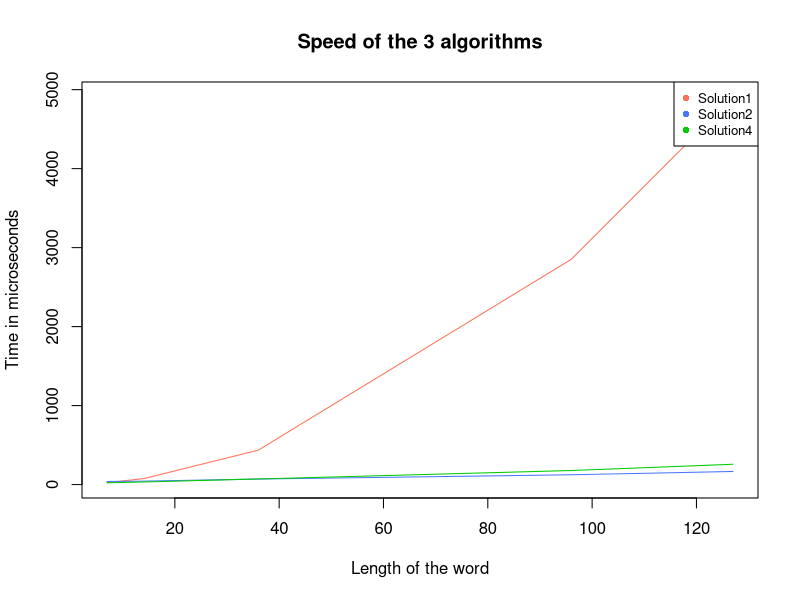
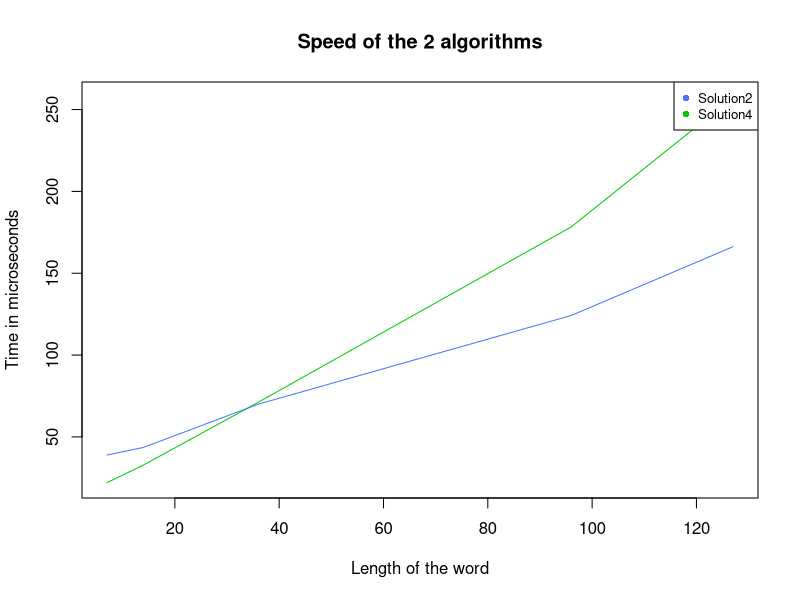

Generate these figures, in order, with R:
## ---- chunk 1
library(microbenchmark)
## ---- chunk 2

#we create a list which in the first element we have a word and the second element is a vector with four word (two anagrams and two not).
#This will be used to randomly choose a word and a corresponding anagram or not.

anagrams_dict <- list(
  "wolf" = c("flow", "fowl", "fawl", "fill"),
  "melon" = c("lemon", "monle", "mmonl", "mellon"),
  "study" = c("dusty", "tydus", "dstud", "tree"),
  "trainers" = c("strainer", "retrains", "straiine", "straaner"),
  "tester" = c("tetras", "treats", "ttteas", "forest"),
  "owns" = c("snow", "sown", "saun", "weird"),
  "notes" = c("tones", "stone", "tunna", "notee"),
  "pastel" = c("petals", "staple", "cluster", "panel"),
  "loops" = c("pools", "sloop", "spoon", "ice"),
  "dater" = c("rated", "trade", "tradee", "road"),
  "apple" = c("papel", "appel", "plipea", "sppule"),
  "charm" = c("march", "char", "hciram", "crahm"),
  "listen" = c("silent", "slinet", "uslent", "listeni"),
  "bat" = c("tab", "tba", "abb", "dta"),
  "post" = c("stop", "spot", "toops", "tbos"),
  "dream" = c("madre", "mared", "aeerd", "ridem"),
  "alive" = c("vilea", "ealiv", "ilvia", "vaial"),
  "champ" = c("chmap", "phamc", "cammh", "hbcam"),
  "green" = c("genre", "rieng", "egern", "ringe"),
  "stone" = c("tones", "stnue", "esiont", "setno")
)

#anagrams_dict

## ---- chunk 3

anagramSolution1 <- function(x1, x2) {
  
  alist2 <- strsplit(x2, NULL)[[1]] #the string is split into individual characters (we use NULL), and it create a list.
  alist1 <- strsplit(x1, NULL)[[1]]
  
  if (length(alist1)!= length(alist2)) return (FALSE)
  
  pos1 <- 1
  stillOK <- TRUE
  
  while (pos1 <= length(alist1) && stillOK) {
    pos2 <- 1
    found <- FALSE
    
    while (pos2 <= length(alist2) && !found) {
      if (alist1[pos1] == alist2[pos2]) {
        found <- TRUE
      } else {
        pos2 <- pos2 + 1
      }
    }
    
    if (found) {
      alist2[pos2] <- "" #we eliminate the character 
    } else {
      stillOK <- FALSE #doesn't enter the while loop
    }
    
    pos1 <- pos1 + 1
  }
  
  return(stillOK)
}



## ---- chunk 4

anagramSolution2 <- function(x1, x2) {
  
  alist2 <- strsplit(x2, NULL)[[1]] #the string is split into individual characters (we use NULL), and it create a list.
  alist1 <- strsplit(x1, NULL)[[1]]
  if (length(alist1)!= length(alist2)) return (FALSE)

  alist1 <- sort(alist1)
  alist2 <- sort(alist2)

  return (sum(alist1==alist2)==length(alist1))
}

## ---- chunk 5

check_anagram <- function(x1, x2) {
  
  alist2 <- strsplit(x2, NULL)[[1]] #the string is split into individual characters (we use NULL), and it create a list.
  alist1 <- strsplit(x1, NULL)[[1]]
  if (length(alist1)!= length(alist2)) return (FALSE)
  
  generate_anagrams <- function(alist1) {
    if (length(alist1) <= 1) return(alist1)

    anagrams <- c()
    for (i in 1:length(alist1)) {
      first <- alist1[i]
      rest <- alist1[-i]
      
      for (p in generate_anagrams(rest)) {
        anagrams <- c(anagrams, paste(first, p, sep = ""))
      }
    }

    return(anagrams)
  }

  anagrams <- generate_anagrams(alist1)
  logical <- FALSE
  for (anagram in anagrams) {
    if (x2 == anagram) {
      logical <- TRUE
      break
    }
  }

  return(logical)
}


## ---- chunk 6
anagramSolution4 <- function(x1, x2) {
  
  alist2 <- strsplit(x2, NULL)[[1]] #the string is split into individual characters (we use NULL), and it create a list.
  alist1 <- strsplit(x1, NULL)[[1]]
  if (length(alist1)!= length(alist2)) return (FALSE)
  
  c1 <- rep(0, 26)
  c2 <- rep(0, 26)
  
  for (char in alist1) {
    pos <- utf8ToInt(char) - utf8ToInt("a")
    c1[pos + 1] <- c1[pos + 1] + 1
  }

  for (char in alist2) {
    pos <- utf8ToInt(char) - utf8ToInt("a")
    c2[pos + 1] <- c2[pos + 1] + 1
  }

  return (sum(c1==c2)==26) #all the 26 frequencies should be the same
}


## ---- chunk 7

x=c(7,14,36,96,127)
# Benchmark for input length 7
x1_7 <- "xhesina"
x2_7 <- "sinaxhe"
benchmark_7 <- microbenchmark(
  anagramSolution1(x1_7,x2_7),
  anagramSolution2(x1_7,x2_7),
  #check_anagram(x1_7,x2_7),
  anagramSolution4(x1_7,x2_7),
  times = 1000
)

# Benchmark for input length 14
x1_14 <- "xhesinadavideq"
x2_14 <- "davideqxhesina"
benchmark_14 <- microbenchmark(
  anagramSolution1(x1_14,x2_14),
  anagramSolution2(x1_14,x2_14),
  anagramSolution4(x1_14,x2_14),
  times = 1000
)

# Benchmark for input length 36
x1_36 <- "xhesinahitadavidegottilunduniversity"
x2_36 <- "lunduniversitydavidegottixhesinahita"
benchmark_36 <- microbenchmark(
  anagramSolution1(x1_36,x2_36),
  anagramSolution2(x1_36, x2_36),
  anagramSolution4(x1_36, x2_36),
  times = 1000
)

# Benchmark for input length 96
x1_96 <- "studentsxhesinahitadavidegottierasmuslunduniversityprogrammingfordatasciencelaboratorycomputer"
x2_96 <- "computerlaboratoryprogrammingfordatalunduniversitydavidegottixhesinahitasciencestudentserasmus"
benchmark_96 <- microbenchmark(
  anagramSolution1(x1_96,x2_96),
  anagramSolution2(x1_96,x2_96),
  anagramSolution4(x1_96,x2_96),
  times = 1000
)

# Benchmark for input length 127
x1_127 <- "hitastudentsxhesinahitadavidegottierasmuslunduniversityprogrammingfordatasciencelaboratorycomputerdavidexhesinaprogramminggotti"
x2_127 <- "gottidavidexhesinaprogrammingcomputerlaboratoryprogrammingfordatalunduniversitydavidegottixhesinahitasciencestudentserasmushita"
benchmark_127 <- microbenchmark(
  anagramSolution1(x1_127,x2_127),
  anagramSolution2(x1_127,x2_127),
  anagramSolution4(x1_127,x2_127),
  times = 1000
)

# Print the benchmark results
print(benchmark_7)
print(benchmark_14)
print(benchmark_36)
print(benchmark_96)
print(benchmark_127)


## ---- chunk 8

x15="mamma" #length 5
x25="aammm"
microbenchmark(check_anagram(x15,x25))
#1.8 milliseconds

x15="mamama" #length 6
x25="aammam"
microbenchmark(check_anagram(x15,x25))
#14.9 milliseconds

## ---- chunk 9

y1_7=mean(microbenchmark( anagramSolution1(x1_7,x2_7))$time)/1000
y1_14=mean(microbenchmark( anagramSolution1(x1_14,x2_14))$time)/1000
y1_36=mean(microbenchmark( anagramSolution1(x1_36,x2_36))$time)/1000
y1_96=mean(microbenchmark( anagramSolution1(x1_96,x2_96))$time)/1000
y1_127=mean(microbenchmark( anagramSolution1(x1_127,x2_127))$time)/1000

y1_values=c(y1_7, y1_14, y1_36, y1_96, y1_127)

y2_7=mean(microbenchmark( anagramSolution2(x1_7,x2_7))$time)/1000
y2_14=mean(microbenchmark( anagramSolution2(x1_14,x2_14))$time)/1000
y2_36=mean(microbenchmark( anagramSolution2(x1_36,x2_36))$time)/1000
y2_96=mean(microbenchmark( anagramSolution2(x1_96,x2_96))$time)/1000
y2_127=mean(microbenchmark( anagramSolution2(x1_127,x2_127))$time)/1000

y2_values=c(y2_7, y2_14, y2_36, y2_96, y2_127)


y4_7=mean(microbenchmark( anagramSolution4(x1_7,x2_7))$time)/1000
y4_14=mean(microbenchmark( anagramSolution4(x1_14,x2_14))$time)/1000
y4_36=mean(microbenchmark( anagramSolution4(x1_36,x2_36))$time)/1000
y4_96=mean(microbenchmark( anagramSolution4(x1_96,x2_96))$time)/1000
y4_127=mean(microbenchmark( anagramSolution4(x1_127,x2_127))$time)/1000

y4_values=c(y4_7, y4_14, y4_36, y4_96, y4_127)

plot(x, y1_values, type="l", col="coral1" , xlab="Length of the word", ylab="Time in microseconds", main="Speed of the 3 algorithms")
lines(x, y2_values, type="l", col="royalblue1")
lines(x, y4_values, type="l", col="green3")
legend( "topright",legend=c("Solution1", "Solution2", "Solution4"), col=c("coral1", "royalblue1", "green3") , pch=c(16,16), cex=0.8)

## ---- chunk 10

plot(x, y4_values, type="l", col="green3" , xlab="Length of the word", ylab="Time in microseconds", main="Speed of the 2 algorithms")
lines(x, y2_values, type="l", col="royalblue1")
legend( "topright",legend=c( "Solution2", "Solution4"), col=c( "royalblue1", "green3"), pch=c(16,16), cex=0.8)


## ---- chunk 11
#We choose the strings in R

random_key <- sample(names(anagrams_dict), 1)
random_value <- sample(anagrams_dict[[random_key]], 1)


result1 <- anagramSolution1(random_key, random_value)

if (result1) {
  cat(paste(random_key, "and", random_value, "are anagrams.\n"))
} else {
  cat(paste(random_key, "and", random_value, "are not anagrams.\n"))
}

result2 <- anagramSolution2(random_key, random_value)
if (result2) {
  cat(paste(random_key, "and", random_value, "are anagrams.\n"))
} else {
  cat(paste(random_key, "and", random_value, "are not anagrams.\n"))
}

result3 <- check_anagram(random_key, random_value)
if (result3) {
  cat(paste(random_key, "and", random_value, "are anagrams.\n"))
} else {
  cat(paste(random_key, "and", random_value, "are not anagrams.\n"))
}

result4 <- anagramSolution4(random_key, random_value)

if (result4) {
  cat(paste(random_key, "and", random_value, "are anagrams.\n"))
} else {
  cat(paste(random_key, "and", random_value, "are not anagrams.\n"))
}

## ---- chunk 12
#Checking the time

benchmark_result1 <- microbenchmark(
  anagramSolution1(random_key, random_value),
  times = 1000)
print(benchmark_result1)

benchmark_result2 <- microbenchmark(
  anagramSolution2(random_key, random_value),
  times = 1000)
print(benchmark_result2)


benchmark_result3 <- microbenchmark(
  check_anagram(random_key, random_value),
  times = 1000)
print(benchmark_result3)

benchmark_result4 <- microbenchmark(
  anagramSolution4(random_key, random_value),
  times = 1000)
print(benchmark_result4)


